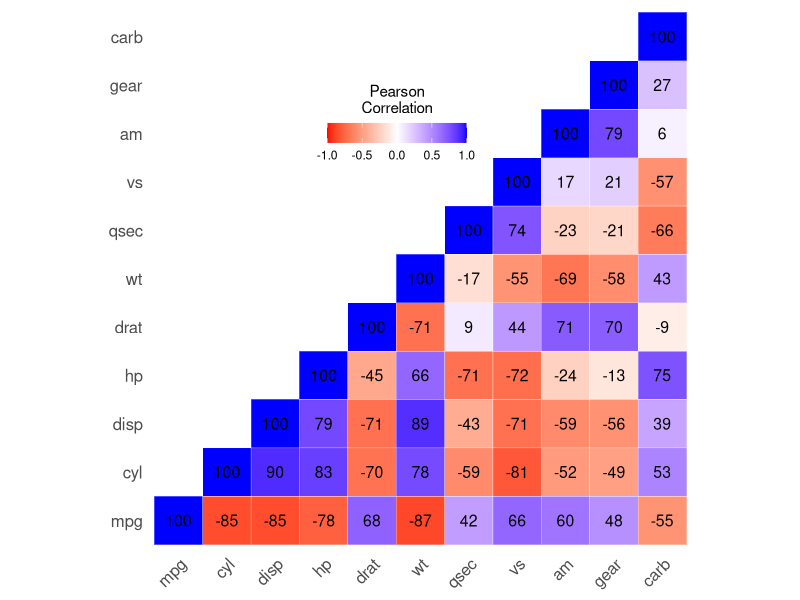
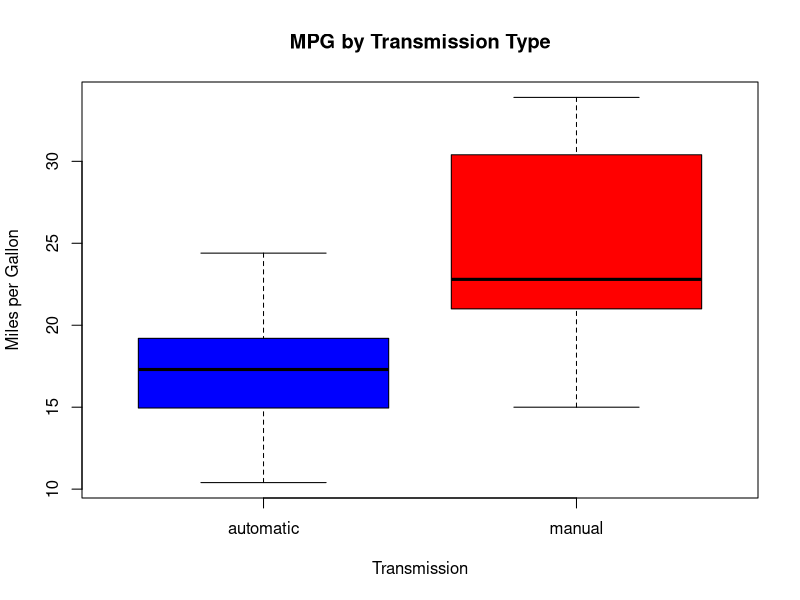
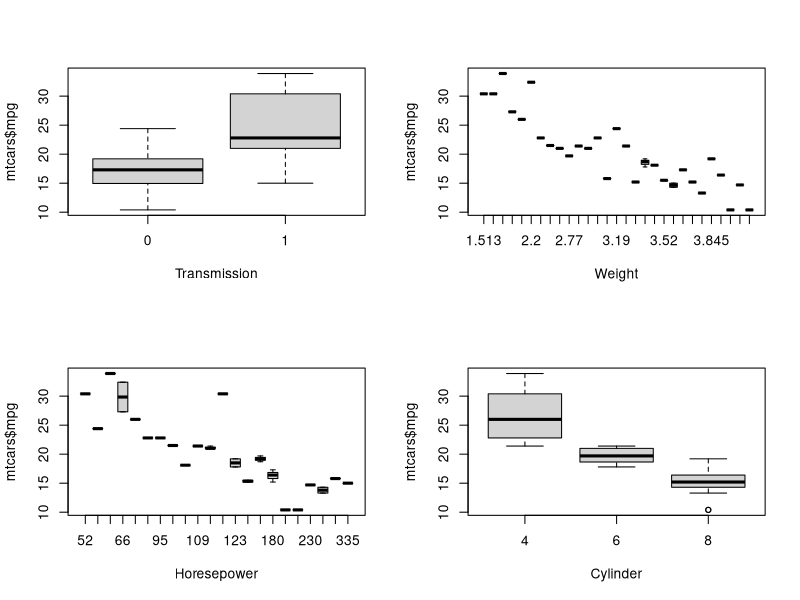
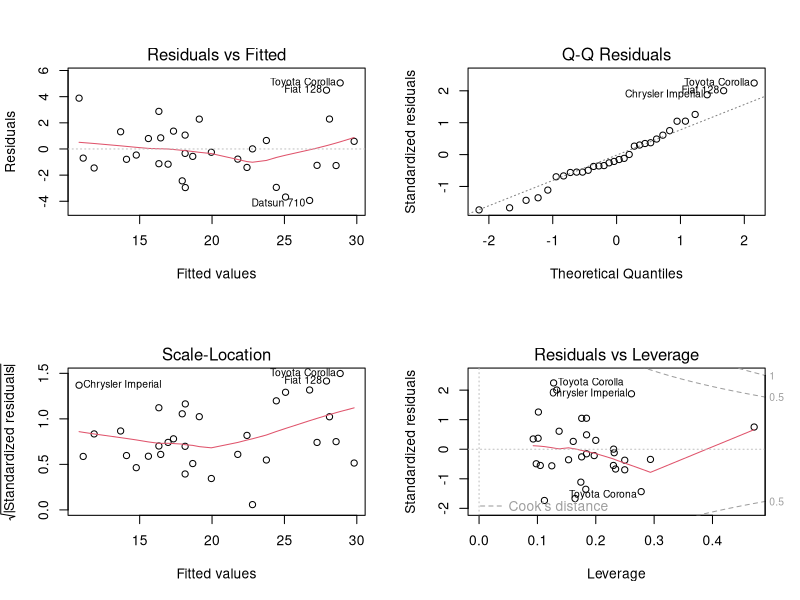

Write the R code that produced these figures, in order.
library(knitr)
library(ggplot2)
library(datasets)

# clear environment variable
rm(list=ls(all=TRUE))

# Keeping the original data
mtcars.orig <- mtcars

# Convert the categorical variables into factors
# We don't transform vs and am as factor because they only have a 2-state value
mtcars$cyl <- factor(mtcars$cyl)
mtcars$gear <- factor(mtcars$gear)
mtcars$carb <- factor(mtcars$carb)


# Take a look at what the datasets consists of
head(mtcars)

# exploring the relationship between variables

cor_mtcars <- round(cor(mtcars.orig), 2)

# Get lower triangle of the correlation matrix
get_lower_tri<-function(cormat){
  cormat[upper.tri(cormat)] <- NA
  return(cormat)
}

# Get upper triangle of the correlation matrix
get_upper_tri <- function(cormat){
  cormat[lower.tri(cormat)]<- NA
  return(cormat)
}

upper_tri <- get_upper_tri(cor_mtcars)

# Melt the correlation matrix
library(reshape2)
melted_cormat <- melt(upper_tri)
melted_cormat <- na.omit(melted_cormat)

# Create a ggheatmap
ggheatmap <- ggplot(melted_cormat, aes(Var2, Var1, fill = value))+
  geom_tile(color = "white")+
  scale_fill_gradient2(low = "red", high = "blue", mid = "white", 
                       midpoint = 0, limit = c(-1,1), name="Pearson\nCorrelation") +
  theme_minimal()+ # minimal theme
  theme(axis.text.x = element_text(angle = 45, vjust = 1, 
                                   size = 12, hjust = 1), 
        axis.text.y = element_text(size = 12))+
  coord_fixed()

ggheatmap + 
  geom_text(aes(Var2, Var1, label = value*100), color = "black", size = 4) +
  theme(
    axis.title.x = element_blank(),
    axis.title.y = element_blank(),
    panel.grid.major = element_blank(),
    panel.border = element_blank(),
    panel.background = element_blank(),
    axis.ticks = element_blank(),
    legend.justification = c(1, 0),
    legend.position = c(0.6, 0.7),
    legend.direction = "horizontal")+
  guides(fill = guide_colorbar(barwidth = 7, barheight = 1,
                               title.position = "top", title.hjust = 0.5))

# relationship between by exploring miles per gallon (MPG)
abs_cor_MPG <- abs(cor_mtcars)[1,2:11]
abs_cor_MPG <- abs_cor_MPG[order(abs_cor_MPG,decreasing = TRUE)]
abs_cor_MPG


# consumption distribution (or MPG distribution) by transmission system 
par(mfrow = c(1, 1))
boxplot(mpg~am, data = mtcars,
col = c("blue", "red"),
xlab = "Transmission",
ylab = "Miles per Gallon",
main = "MPG by Transmission Type",
names= c("automatic","manual"))

# Two samples t-test on the MPG parameter distinguishing auto vs manual systems.
auto <-mtcars.orig[mtcars.orig$am==0,c("mpg")] 
manual <- mtcars.orig[mtcars.orig$am==1,c("mpg")]
t.test(mtcars$mpg ~ mtcars$am)

# model only based on the am parameter
mpg_am_model <- lm(mpg~am, mtcars)
sum_mpg_am_model <- summary(mpg_am_model)

# R-squared (mpg~am)
round(100*sum_mpg_am_model$r.squared,2)
# R-squared adjusted (mpg~am)
round(100*sum_mpg_am_model$adj.r.squared,2)

# Looking for the best predictive model
mpg_all_model <- lm(mpg~., mtcars)
best_model <- step(mpg_all_model, trace=0, k=2)
sum_best <- summary(best_model)
summary(best_model)

# R-squared adjusted of our best model
round(100*sum_best$adj.r.squared,2)

# Exploring the predictors using box plot
# Plotting the box-plot into 2 * 2 matrix
par(mfrow=c(2, 2))
# Impact of Transmission on the Fuel consumption
boxplot(mtcars$mpg ~ mtcars$am, xlab="Transmission")
# Impact of weight on the Fuel consumption
boxplot(mtcars$mpg ~ mtcars$wt, xlab="Weight")
# Impact of Horsepower on the Fuel consumption
boxplot(mtcars$mpg ~ mtcars$hp, xlab = "Horesepower")
# Impact of Cylinder on the Fuel consumption
boxplot(mtcars$mpg ~ mtcars$cyl, xlab="Cylinder")

# Residual analysis
par(mfrow=c(2,2))
plot(best_model)
